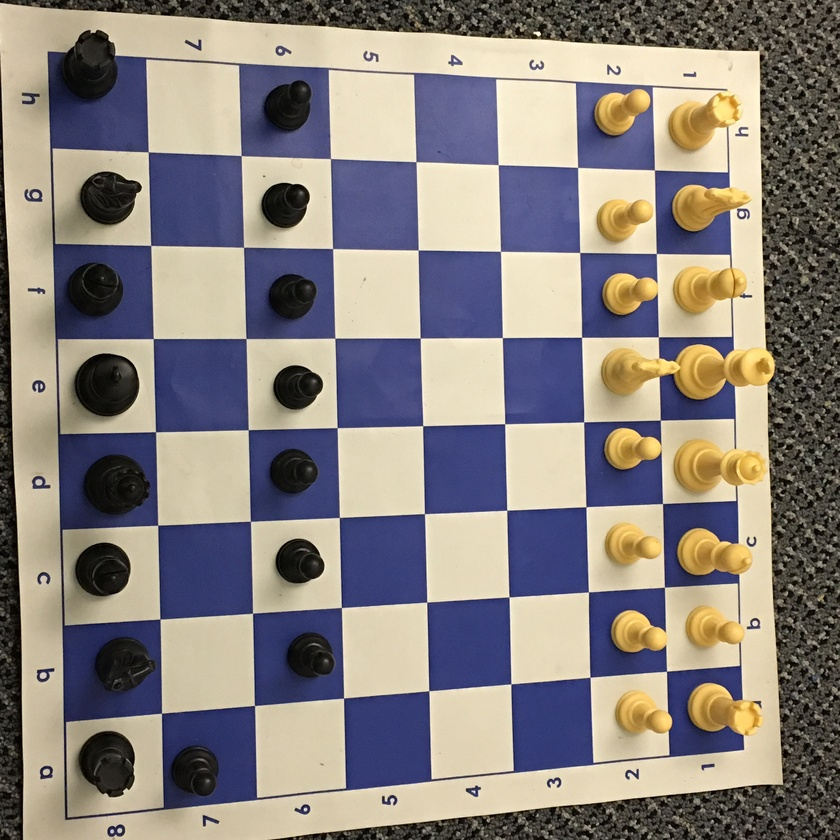
#> input picture IMG_0141.jpg, 840 x 840 px, shrunk from 3024 x 3024 before the run
$ python img_process_runner.py ../IMG_0141.jpg ../IMG_0142.jpg   (Python 2 division)   (older library calls are emulated)
#> lines starting #> are read from the running program, lines starting #| are printed output that depends on the picture; after the words box and inside, x2 and y2 are one past the last pixel; in counts of white or black regions, pixels touching at a corner belong together
### Python_OpenCV/Image_Diff_Detection_After.py
import cv2
import numpy as np

def after_image(img1,img2):
#> called with img1 = '../IMG_0141.jpg', img2 = '../IMG_0142.jpg'
	image1 = cv2.imread(img1)#second image
#> image1 is the input picture: shape (840, 840, 3); mean B, G, R 126.5, 130.8, 137.7
	image2 = cv2.imread(img2)#first image
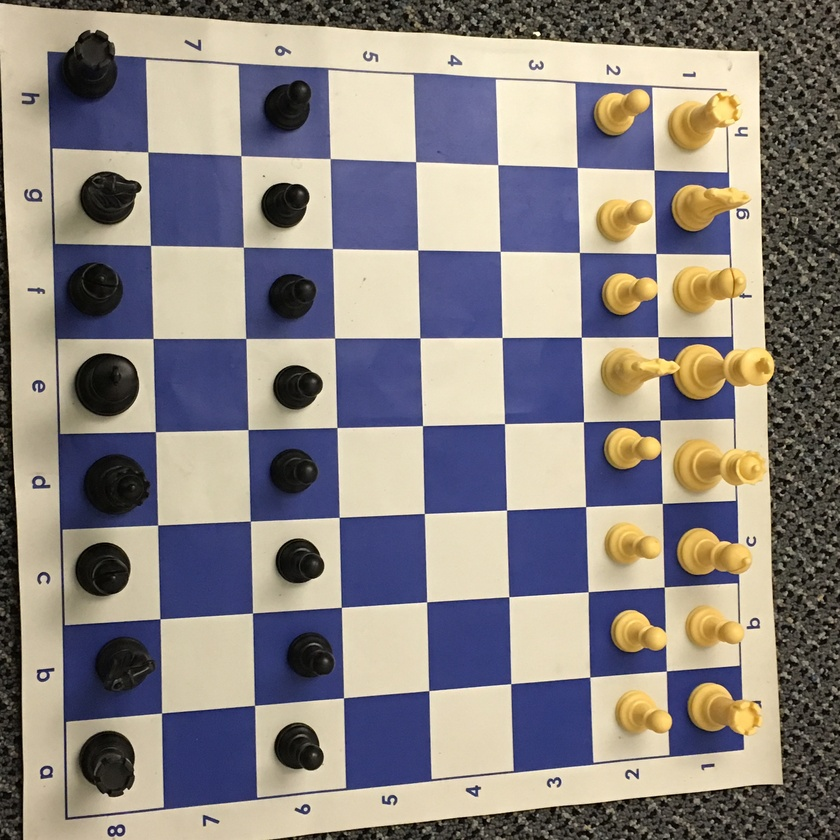
#> input picture IMG_0142.jpg, 840 x 840 px, shrunk from 3024 x 3024 before the run
#> image2 is the input picture: shape (840, 840, 3); mean B, G, R 128.6, 132.2, 138.9

	difference2 = cv2.subtract(image1, image2)
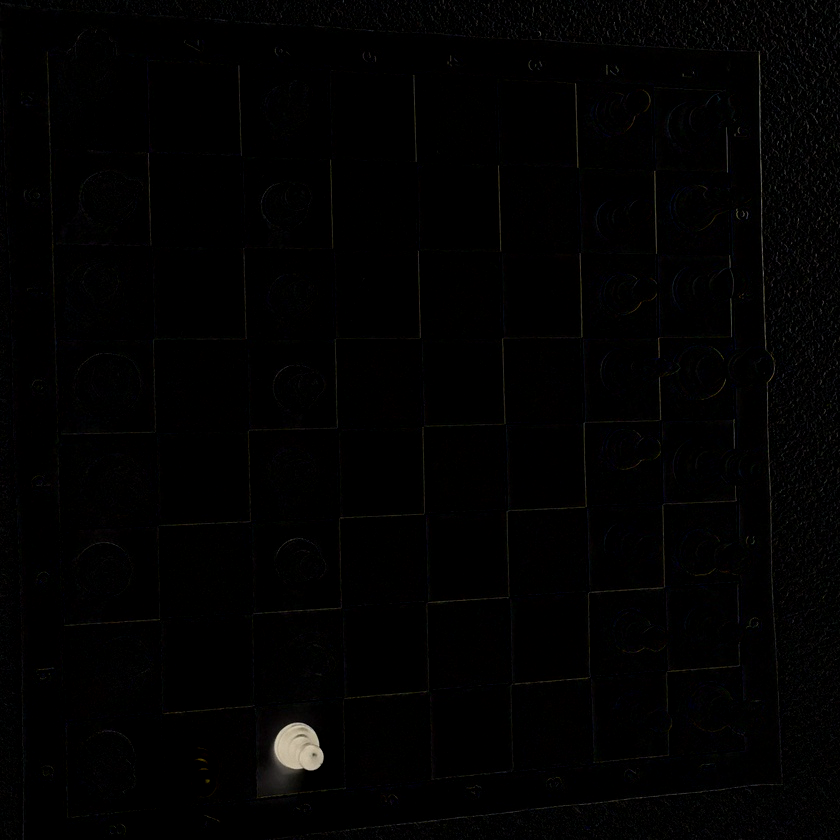
#> difference2: shape (840, 840, 3); mean B, G, R 1.8, 1.8, 2

	result2 = not np.any(difference2)
#> result2 = False

	if result2 is True:
			print "The images are the same"
	else:
		cv2.imwrite("AfterImageMove.jpg", difference2)
		# how does this return work?
		# return cv2.imwrite("Gangar2.jpg", difference2)
		print "the images are different"

# [15 lines left out: function before_image, not called in this run]

### Python_OpenCV/contrast.py
from PIL import Image, ImageEnhance

def darken(lightImage):
#> called with lightImage = 'AfterImageMove.jpg'
	image = Image.open(lightImage)
	# contrast = ImageEnhance.Contrast(image)
	image2 = image.point(lambda p: p * 0.3)
#> image2: PIL image 840x840 RGB
	image2.show()
	image2.save("DarkImageMove.jpg")
	# contrast.enhance().show()

### Python_OpenCV/coordinates_new.py
# import the necessary packages
from scipy.spatial import distance as dist
from coordinates import order_points_old
# from __future__ import print_function
from imutils import perspective
from imutils import contours
import numpy as np
import cv2
import argparse
import imutils

# [26 lines left out: function order_points, not called in this run]

def coordinates():
	# construct the argument parse and parse the arguments
	ap = argparse.ArgumentParser()
	ap.add_argument("-n", "--new", type=int, default=-1,
		help="whether or not the new order points should should be used")
	args = vars(ap.parse_args())

	# load our input image, convert it to grayscale, and blur it slightly
	image = cv2.imread("DarkImageMove.jpg")
#> image: shape (840, 840, 3)
	gray = cv2.cvtColor(image, cv2.COLOR_BGR2GRAY)
	gray = cv2.GaussianBlur(gray, (7, 7), 0)

	# perform edge detection, then perform a dilation + erosion to
	# close gaps in between object edges
	edged = cv2.Canny(gray, 50, 100)
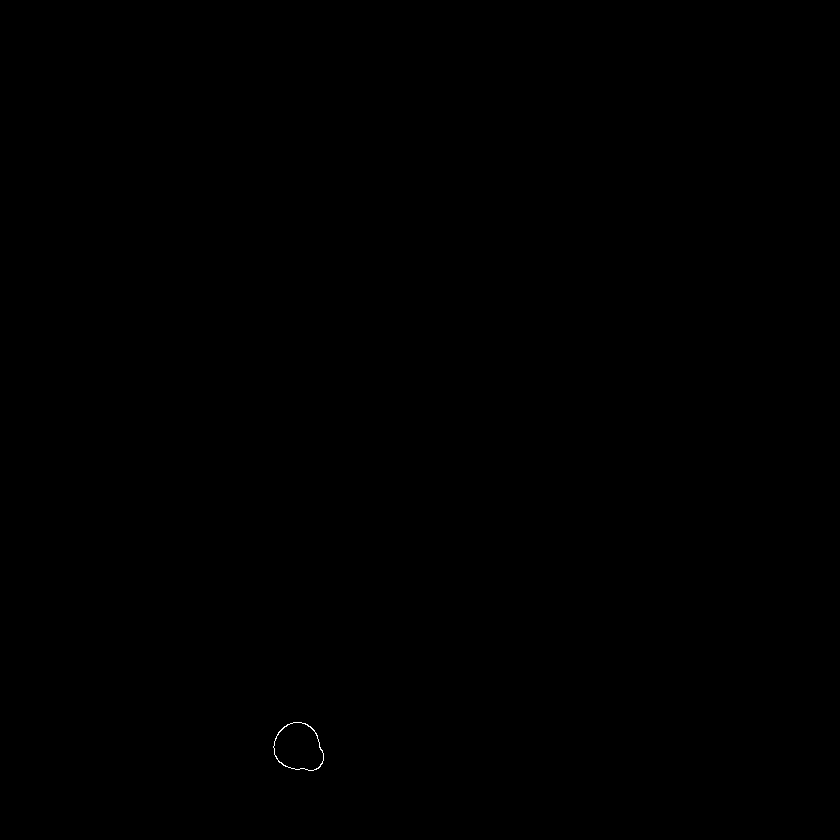
#> edged: shape (840, 840); 0.03% white in thin lines or dots, all inside (x1, y1, x2, y2) = (273, 722, 324, 771)
	edged = cv2.dilate(edged, None, iterations=1)
#> edged: shape (840, 840); 0.08% white; 1 white region, box (x1, y1, x2, y2) and area: (272, 721, 325, 772) 573
	edged = cv2.erode(edged, None, iterations=1)

	# find contours in the edge map
	cnts = cv2.findContours(edged.copy(), cv2.RETR_EXTERNAL,
		cv2.CHAIN_APPROX_SIMPLE)
#> cnts = 1 contour; box (x1, y1, x2, y2) and area: (273, 722, 324, 771) 1842
	cnts = cnts[0] if imutils.is_cv2() else cnts[1]

	# sort the contours from left-to-right and initialize the bounding box
	# point colors
	(cnts, _) = contours.sort_contours(cnts)
	colors = ((0, 0, 255), (240, 0, 159), (255, 0, 0), (255, 255, 0))

	# loop over the contours individually
	for (i, c) in enumerate(cnts):
		# if the contour is not sufficiently large, ignore it
		if cv2.contourArea(c) < 100:
			continue

		# compute the rotated bounding box of the contour, then
		# draw the contours
		box = cv2.minAreaRect(c)
		box = cv2.cv.BoxPoints(box) if imutils.is_cv2() else cv2.boxPoints(box)
		box = np.array(box, dtype="int")
		cv2.drawContours(image, [box], -1, (0, 255, 0), 2)

		# show the original coordinates
		# print("Object #{}:".format(i + 1))
		# print "woah"
		# print(box)

	# order the points in the contour such that they appear
		# in top-left, top-right, bottom-right, and bottom-left
		# order, then draw the outline of the rotated bounding
		# box
		rect = order_points_old(box)

		# check to see if the new method should be used for
		# ordering the coordinates
		if args["new"] > 0:
			rect = perspective.order_points(box)

		# show the re-ordered coordinates
		# print(rect.astype("int"))
		# print("")

		# loop over the original points and draw them
		for ((x, y), color) in zip(rect, colors):
			cv2.circle(image, (int(x), int(y)), 5, color, -1)

		# draw the object num at the top-left corner
		cv2.putText(image, "Object #{}".format(i + 1),
			(int(rect[0][0] - 15), int(rect[0][1] - 15)),
			cv2.FONT_HERSHEY_SIMPLEX, 0.55, (255, 255, 255), 2)

		# show the image
		cv2.imwrite("ItsAlive.jpg", image)
		# cv2.waitKey(0)

		# return (rect.astype("int"))
		return box
#> this loop made 1 pass
#> (box, s in order_points_old, diff in order_points_old) on pass 1: ([[323, 770], [273, 770], [273, 722], [323, 722]], [1093, 1043, 995, 1045], [447, 497, 449, 399])
#> pass 1, in coordinates, `cv2.imwrite("ItsAlive.jpg", image)`:
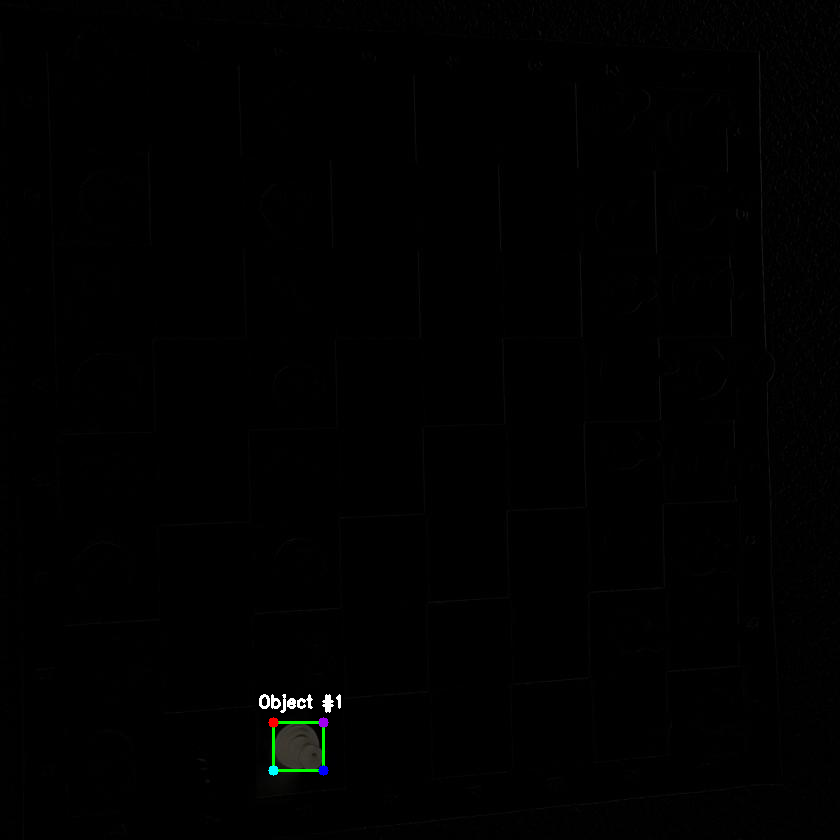
#> saved as ItsAlive.jpg: shape (840, 840, 3); mean B, G, R 0.9, 1, 0.9

### Python_OpenCV/coordinates.py
# import the necessary packages
from __future__ import print_function
from imutils import perspective
from imutils import contours
import numpy as np
import argparse
import imutils
import cv2

def order_points_old(pts):
	# initialize a list of coordinates that will be ordered
	# such that the first entry in the list is the top-left,
	# the second entry is the top-right, the third is the
	# bottom-right, and the fourth is the bottom-left
	rect = np.zeros((4, 2), dtype="float32")

	# the top-left point will have the smallest sum, whereas
	# the bottom-right point will have the largest sum
	s = pts.sum(axis=1)
	rect[0] = pts[np.argmin(s)]
	rect[2] = pts[np.argmax(s)]

	# now, compute the difference between the points, the
	# top-right point will have the smallest difference,
	# whereas the bottom-left will have the largest difference
	diff = np.diff(pts, axis=1)
	rect[1] = pts[np.argmin(diff)]
	rect[3] = pts[np.argmax(diff)]

	# return the ordered coordinates
	return rect

### Python_OpenCV/img_process_runner.py
from Image_Diff_Detection_After import after_image, before_image
from contrast import darken
from coordinates_new import coordinates
import sys

# f1=sys.argv[1]
# f2=sys.argv[2]
# print\
# 	('\n',f1,'\n',f2,'\n')

def getCoordinates(img1,img2):
	# this saves as AfterImageMove.jpg
	#Image_Diff_Detection_After function call
	after_image(img1,img2)


	# This saves as DarkImageMove.jpg
	#contrast.py function call
	darken("AfterImageMove.jpg")
	print "boo"
	# coordinate function
	# coordinates()
	#coordinates_new.py - call
	coorAfter = coordinates()
#> coorAfter = [[323, 770], [273, 770], [273, 722], [323, 722]]
	# coordinates()
	# return coor
	# print "hey there"
	print coorAfter
#| [[323 770]
#|  [273 770]
#|  [273 722]
#|  [323 722]]

	# [13 lines of commented-out code are left out]

getCoordinates('../IMG_0141.jpg','../IMG_0142.jpg')
